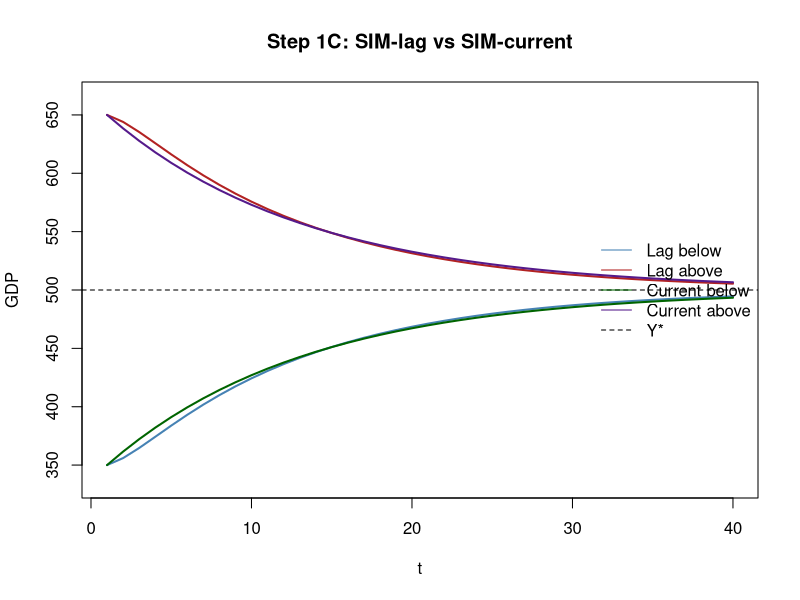
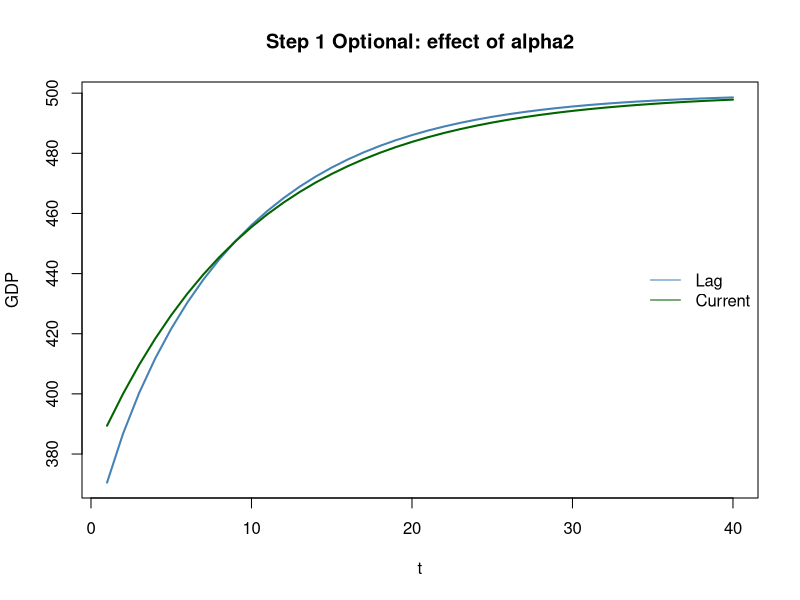

Recreate these plots in R, in order.
## ---- chunk 1
required_packages <- c("jsonlite", "ggplot2")
missing_packages <- required_packages[!vapply(required_packages, requireNamespace, logical(1), quietly = TRUE)]
if (length(missing_packages) > 0) {
  stop("Missing package(s): ", paste(missing_packages, collapse = ", "), call. = FALSE)
}
## ---- chunk 2
simulate_sim_lag <- function(T = 20, G = 100, theta = 0.2, alpha1 = 0.6, alpha2 = 0.2, Y0 = 80, H0 = 300) {
  out <- data.frame(t = seq_len(T), Y = NA_real_, T_tax = NA_real_, YD = NA_real_, C = NA_real_, H = NA_real_)
  YD_prev <- (1 - theta) * Y0
  H_prev <- H0
  for (tt in seq_len(T)) {
    C_t <- alpha1 * YD_prev + alpha2 * H_prev
    Y_t <- C_t + G
    T_t <- theta * Y_t
    YD_t <- Y_t - T_t
    H_t <- H_prev + YD_t - C_t
    out[tt, c("Y", "T_tax", "YD", "C", "H")] <- c(Y_t, T_t, YD_t, C_t, H_t)
    YD_prev <- YD_t
    H_prev <- H_t
  }
  out
}
## ---- chunk 3
T_h <- 40 # time horizon
G <- 100  # government spending per year
theta <- 0.2 # tax rate
alpha1 <- 0.6 # fraction consumption out of income
alpha2 <- 0.2 # fraction consumption out of wealth
# fixed points for GDP and wealth
Y_star <- G / theta
H_star <- ((1 - alpha1) * (1 - theta) * Y_star) / alpha2
# setting Y0 below the fixed point, try above as well!
Y0_low <- 0.7 * Y_star
# setting H0 consistent with Y0, try something else, e.g. 0.0 as well!
H0_low <- (Y0_low * (1 - alpha1 * (1 - theta)) - G) / alpha2
# also define above-fixed-point initial values for comparison plots
Y0_high_play <- 1.3 * Y_star
H0_high_play <- (Y0_high_play * (1 - alpha1 * (1 - theta)) - G) / alpha2
lag_low <- simulate_sim_lag(T = T_h, G = G, theta = theta, alpha1 = alpha1, alpha2 = alpha2, Y0 = Y0_low, H0 = H0_low)
lag_low$DEF <- G - lag_low$T_tax
lag_low$H_from_DEF <- H0_low + cumsum(lag_low$DEF)
## ---- chunk 4
simulate_sim_current_fp <- function(T = 20, G = 100, theta = 0.2, alpha1 = 0.6, alpha2 = 0.2,
                                    Y0 = 80, H0 = 300, fp_tol = 1e-10, fp_max = 200) {
  out <- data.frame(t = seq_len(T), Y = NA_real_, T_tax = NA_real_, YD = NA_real_, C = NA_real_, H = NA_real_)
  H_prev <- H0
  Y_prev <- Y0
  for (tt in seq_len(T)) {
    Y_guess <- Y_prev
    n_iter <- 0L
    repeat {
      n_iter <- n_iter + 1L
      Y_new <- G + alpha1 * (1 - theta) * Y_guess + alpha2 * H_prev
      if (abs(Y_new - Y_guess) < fp_tol || n_iter >= fp_max) break
      Y_guess <- Y_new
    }
    Y_t <- Y_new
    T_t <- theta * Y_t
    YD_t <- Y_t - T_t
    C_t <- alpha1 * YD_t + alpha2 * H_prev
    H_t <- H_prev + YD_t - C_t
    out[tt, c("Y", "T_tax", "YD", "C", "H")] <- c(Y_t, T_t, YD_t, C_t, H_t)
    H_prev <- H_t
    Y_prev <- Y_t
  }
  out
}
## ---- chunk 5
lag_high_play <- simulate_sim_lag(T = T_h, G = G, theta = theta, alpha1 = alpha1, alpha2 = alpha2, Y0 = Y0_high_play, H0 = H0_high_play)
cur_low <- simulate_sim_current_fp(T = T_h, G = G, theta = theta, alpha1 = alpha1, alpha2 = alpha2, Y0 = Y0_low, H0 = H0_low)
cur_high <- simulate_sim_current_fp(T = T_h, G = G, theta = theta, alpha1 = alpha1, alpha2 = alpha2, Y0 = Y0_high_play, H0 = H0_high_play)

yr <- range(c(lag_low$Y, lag_high_play$Y, cur_low$Y, cur_high$Y, Y_star), na.rm = TRUE)
pad <- 0.05 * diff(yr); if (!is.finite(pad) || pad <= 0) pad <- 1
plot(lag_low$t, lag_low$Y, type = "l", lwd = 2, col = "steelblue",
     ylim = c(yr[1] - pad, yr[2] + pad),
     xlab = "t", ylab = "GDP", main = "Step 1C: SIM-lag vs SIM-current")
lines(lag_high_play$t, lag_high_play$Y, lwd = 2, col = "firebrick")
lines(cur_low$t, cur_low$Y, lwd = 2, col = "darkgreen")
lines(cur_high$t, cur_high$Y, lwd = 2, col = "purple4")
abline(h = Y_star, lty = 2)
legend("right", legend = c("Lag below", "Lag above", "Current below", "Current above", "Y*"),
       col = c("steelblue", "firebrick", "darkgreen", "purple4", "black"),
       lty = c(1, 1, 1, 1, 2), bty = "n")
## ---- chunk 6
alpha2_play <- 0.25  # @exercise[id=step1_alpha2;kind=optional;question_expr=0.1;prompt="Change alpha2 and compare speed of convergence";hint="Lower alpha2 usually slows wealth-driven demand"]

lag_opt <- simulate_sim_lag(T = T_h, G = G, theta = theta, alpha1 = alpha1, alpha2 = alpha2_play, Y0 = Y0_low, H0 = H0_low)
cur_opt <- simulate_sim_current_fp(T = T_h, G = G, theta = theta, alpha1 = alpha1, alpha2 = alpha2_play, Y0 = Y0_low, H0 = H0_low)

plot(lag_opt$t, lag_opt$Y, type = "l", lwd = 2, col = "steelblue",
     xlab = "t", ylab = "GDP", main = "Step 1 Optional: effect of alpha2")
lines(cur_opt$t, cur_opt$Y, lwd = 2, col = "darkgreen")
legend("right", legend = c("Lag", "Current"), col = c("steelblue", "darkgreen"), lty = 1, bty = "n")
